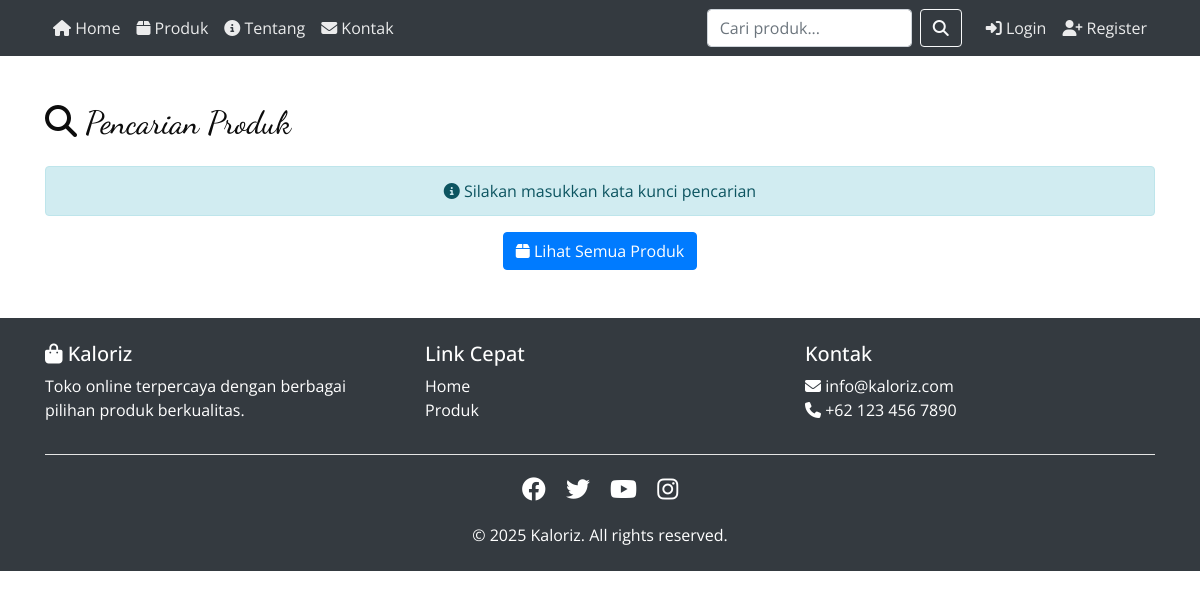
The app's page /search/, older data.
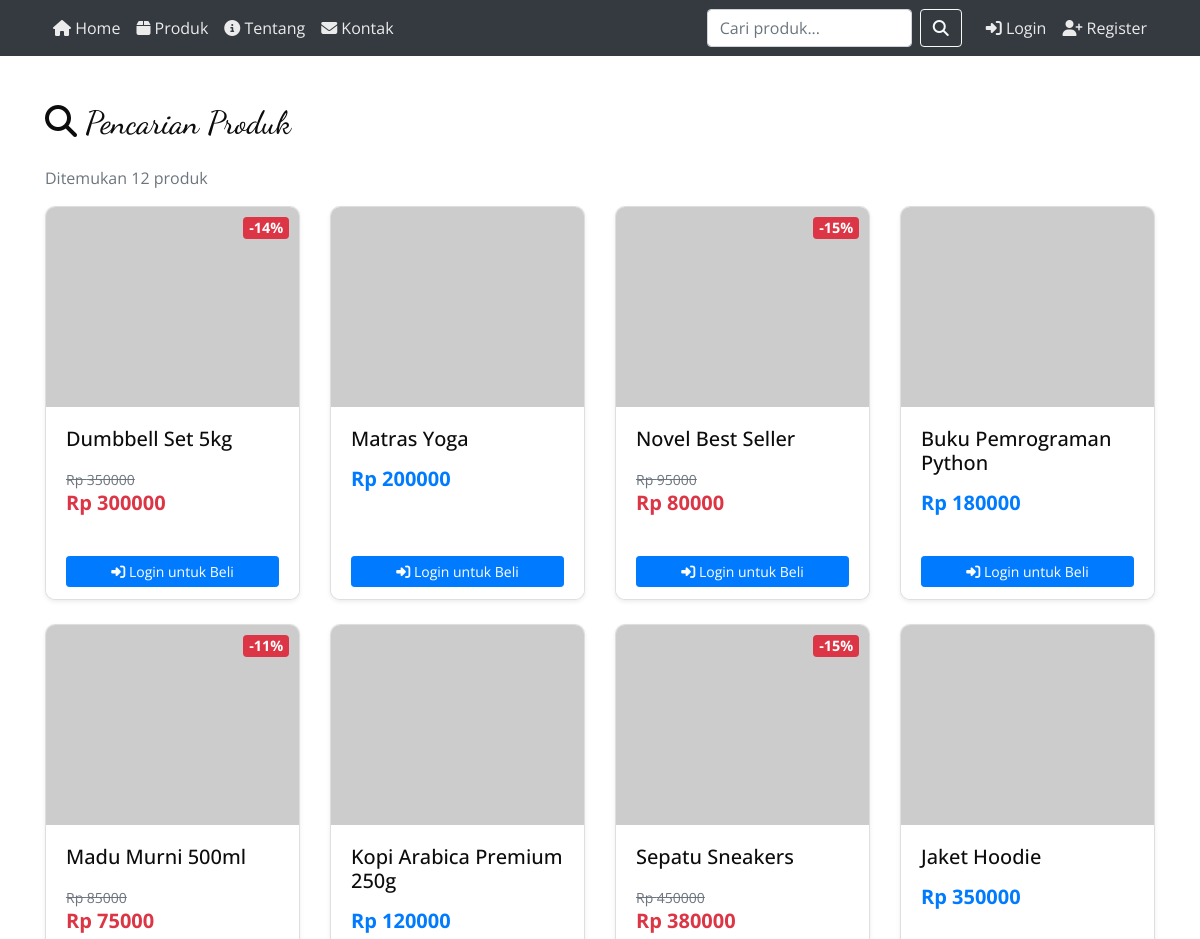
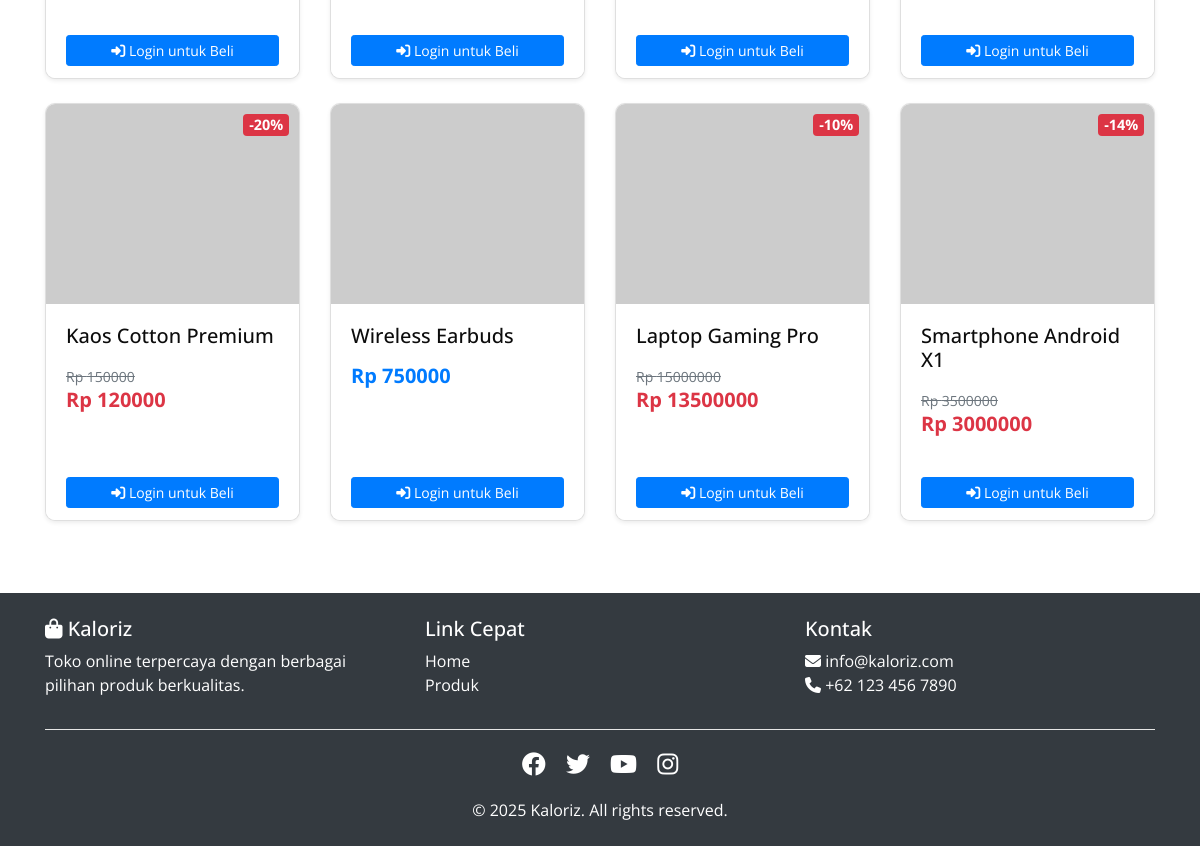
The same page, newer data (2 pictures, top to bottom).
### catalog/models.py (models this page shows, shortened)
class Product(models.Model):
    category = models.ForeignKey(Category, on_delete=models.CASCADE, related_name='products', verbose_name="Kategori")
    name = models.CharField(max_length=200, verbose_name="Nama Produk")
    slug = models.SlugField(max_length=200, unique=True, blank=True)
    description = models.TextField(verbose_name="Deskripsi")
    price = models.DecimalField(max_digits=10, decimal_places=2, verbose_name="Harga")
    discount_price = models.DecimalField(max_digits=10, decimal_places=2, null=True, blank=True, verbose_name="Harga Diskon")
    image = models.ImageField(upload_to='products/', blank=True, null=True, verbose_name="Gambar")
    stock = models.PositiveIntegerField(default=0, verbose_name="Stok")
    available = models.BooleanField(default=True, verbose_name="Tersedia")
    created_at = models.DateTimeField(auto_now_add=True)
    updated_at = models.DateTimeField(auto_now=True)
    class Meta:
        verbose_name = "Produk"
        verbose_name_plural = "Produk"
        ordering = ['-created_at']
        indexes = [
            models.Index(fields=['slug']),
            models.Index(fields=['-created_at']),
        ]
    def get_display_price(self):
        return self.discount_price if self.discount_price else self.price
    def is_on_sale(self):
        return self.discount_price is not None and self.discount_price < self.price
    def get_discount_percentage(self):
        if self.is_on_sale():
            return int(((self.price - self.discount_price) / self.price) * 100)
        return 0

### catalog/views.py (the view)
# urls.py: path('search/', views.search, name='search'),
def search(request):
    query = request.GET.get('q', '')
    products = Product.objects.filter(available=True)
    if query:
        products = products.filter(
            Q(name__icontains=query) |
            Q(description__icontains=query) |
            Q(category__name__icontains=query)
        )
    context = {
        'products': products,
        'query': query,
    }
    return render(request, 'catalog/search_results.html', context)

### core/context_processors.py (called while the page is built)
def cart_context(request):
    cart_count = 0
    if request.user.is_authenticated:
        try:
            cart = Cart.objects.get(user=request.user)
            cart_count = cart.items.count()
        except Cart.DoesNotExist:
            cart_count = 0
    return {
        'cart_count': cart_count
    }

### templates/catalog/search_results.html (shortened to what this page needs)
{% extends 'base.html' %}
{% block content %}
<div class="container my-5">
  <h2 class="mb-4">
    <i class="fas fa-search"></i>
    {% if query %}
      Hasil Pencarian: "{{ query }}"
    {% else %}
      Pencarian Produk
    {% endif %}
  </h2>
  {% if products %}
    <p class="text-muted">Ditemukan {{ products.count }} produk</p>
    <div class="row">
      {% for product in products %}
      <div class="col-lg-3 col-md-4 col-sm-6 mb-4">
        <div class="card h-100 shadow-sm hover-shadow product-card" onclick="window.location.href='{% url 'catalog:product_detail' product.slug %}'" style="cursor: pointer;">
          <div class="position-relative">
            {% if product.image %}
              <img src="{{ product.image.url }}" class="card-img-top" alt="{{ product.name }}" style="height: 200px; object-fit: cover;">
            {% else %}
              <img src="https://via.placeholder.com/300x200?text={{ product.name }}" class="card-img-top" alt="{{ product.name }}" style="height: 200px; object-fit: cover;">
            {% endif %}
            {% if product.is_on_sale %}
              <span class="badge badge-danger position-absolute" style="top: 10px; right: 10px; font-size: 0.9rem;">
                -{{ product.get_discount_percentage }}%
              </span>
            {% endif %}
          </div>
          <div class="card-body">
            <h5 class="card-title mb-3">{{ product.name|truncatewords:5 }}</h5>
            <div class="mb-2">
              {% if product.is_on_sale %}
                <small class="text-muted"><s>Rp {{ product.price|floatformat:0 }}</s></small><br>
                <span class="h5 text-danger font-weight-bold">Rp {{ product.get_display_price|floatformat:0 }}</span>
              {% else %}
                <span class="h5 text-primary font-weight-bold">Rp {{ product.price|floatformat:0 }}</span>
              {% endif %}
            </div>
          </div>
          <div class="card-footer bg-white border-top-0" onclick="event.stopPropagation();">
            <div class="row no-gutters">
              {% if user.is_authenticated %}
                <div class="col-6 pr-1">
                  <form method="post" action="{% url 'core:add_to_cart' product.id %}" class="m-0">
                    {% csrf_token %}
                    <input type="hidden" name="quantity" value="1">
                    <button type="submit" class="btn btn-success btn-sm btn-block" {% if product.stock == 0 %}disabled{% endif %}>
                      <i class="fas fa-cart-plus"></i> Cart
                    </button>
                  </form>
                </div>
                <div class="col-6 pl-1">
                  <a href="{% url 'catalog:product_detail' product.slug %}" class="btn btn-primary btn-sm btn-block" {% if product.stock == 0 %}disabled{% endif %}>
                    <i class="fas fa-shopping-bag"></i> Buy
                  </a>
                </div>
              {% else %}
                <div class="col-12">
                  <a href="{% url 'core:login' %}?next={{ request.path }}" class="btn btn-primary btn-sm btn-block">
                    <i class="fas fa-sign-in-alt"></i> Login untuk Beli
                  </a>
                </div>
              {% endif %}
            </div>
          </div>
        </div>
      </div>
      {% endfor %}
    </div>
  {% else %}
    <div class="alert alert-info text-center">
      <i class="fas fa-info-circle"></i>
      {% if query %}
        Tidak ditemukan produk dengan kata kunci "{{ query }}"
      {% else %}
        Silakan masukkan kata kunci pencarian
      {% endif %}
    </div>
    <div class="text-center">
      <a href="{% url 'catalog:product_list' %}" class="btn btn-primary">
        <i class="fas fa-box"></i> Lihat Semua Produk
      </a>
    </div>
  {% endif %}
</div>
{% endblock %}

### templates/base.html (shortened to what this page needs)
{% load static %}
<!DOCTYPE html>
<html lang="id">
<head>
  <link rel="stylesheet" href="https://cdn.jsdelivr.net/npm/bootstrap@4.6.2/dist/css/bootstrap.min.css">
  <link rel="stylesheet" href="https://cdnjs.cloudflare.com/ajax/libs/font-awesome/6.4.0/css/all.min.css">
  <link href="{% static 'css/style.css' %}" rel="stylesheet" />
</head>
<body>
  <nav class="navbar navbar-expand-lg navbar-dark bg-dark" style="position: sticky; top: 0; z-index: 1000;">
    <div class="container">
      <div class="collapse navbar-collapse" id="navbarNav">
        <ul class="navbar-nav mr-auto">
          <li class="nav-item">
            <a class="nav-link" href="{% url 'catalog:home' %}"><i class="fas fa-home"></i> Home</a>
          </li>
          <li class="nav-item">
            <a class="nav-link" href="{% url 'catalog:product_list' %}"><i class="fas fa-box"></i> Produk</a>
          </li>
          <li class="nav-item">
            <a class="nav-link" href="{% url 'catalog:about' %}"><i class="fas fa-info-circle"></i> Tentang</a>
          </li>
          <li class="nav-item">
            <a class="nav-link" href="{% url 'catalog:contact' %}"><i class="fas fa-envelope"></i> Kontak</a>
          </li>
        </ul>
        <form class="form-inline my-2 my-lg-0 mr-3" action="{% url 'catalog:search' %}" method="get">
          <input class="form-control mr-2" type="search" name="q" placeholder="Cari produk..." aria-label="Search">
          <button class="btn btn-outline-light" type="submit"><i class="fas fa-search"></i></button>
        </form>
        <ul class="navbar-nav">
          {% if user.is_authenticated %}
            <li class="nav-item">
              <a class="nav-link position-relative" href="{% url 'core:cart' %}">
                <i class="fas fa-shopping-cart"></i>
                {% if cart_count > 0 %}
                <span class="badge badge-danger position-absolute" style="top: 5px; right: -5px; border-radius: 50%; padding: 3px 6px; font-size: 0.7rem; min-width: 18px;">{{ cart_count }}</span>
                {% endif %}
              </a>
            </li>
            <li class="nav-item dropdown">
              <a class="nav-link dropdown-toggle" href="#" id="navbarDropdown" role="button" data-toggle="dropdown">
                <i class="fas fa-user"></i> {{ user.username }}
              </a>
              <div class="dropdown-menu dropdown-menu-right">
                <a class="dropdown-item" href="{% url 'core:profile' %}"><i class="fas fa-user-circle"></i> Profil</a>
                <a class="dropdown-item" href="{% url 'core:watchlist' %}"><i class="fas fa-heart"></i> Watchlist</a>
                <a class="dropdown-item" href="{% url 'core:order_list' %}"><i class="fas fa-receipt"></i> Pesanan Saya</a>
                <a class="dropdown-item" href="{% url 'core:profile_settings' %}"><i class="fas fa-cog"></i> Pengaturan</a>
                <div class="dropdown-divider"></div>
                <a class="dropdown-item" href="{% url 'core:logout' %}"><i class="fas fa-sign-out-alt"></i> Logout</a>
              </div>
            </li>
          {% else %}
            <li class="nav-item">
              <a class="nav-link" href="{% url 'core:login' %}"><i class="fas fa-sign-in-alt"></i> Login</a>
            </li>
            <li class="nav-item">
              <a class="nav-link" href="{% url 'core:register' %}"><i class="fas fa-user-plus"></i> Register</a>
            </li>
          {% endif %}
        </ul>
      </div>
    </div>
  </nav>
  <main>
    {% block content %}{% endblock %}
  </main>
  <footer class="bg-dark text-white mt-5 py-4">
    <div class="container">
      <div class="row">
        <div class="col-md-4">
          <h5><i class="fas fa-shopping-bag"></i> Kaloriz</h5>
          <p>Toko online terpercaya dengan berbagai pilihan produk berkualitas.</p>
        </div>
        <div class="col-md-4">
          <h5>Link Cepat</h5>
          <ul class="list-unstyled">
            <li><a href="{% url 'catalog:home' %}" class="text-white">Home</a></li>
            <li><a href="{% url 'catalog:product_list' %}" class="text-white">Produk</a></li>
          </ul>
        </div>
        <div class="col-md-4">
          <h5>Kontak</h5>
          <p>
            <i class="fas fa-envelope"></i> info@kaloriz.com<br>
            <i class="fas fa-phone"></i> +62 123 456 7890
          </p>
        </div>
      </div>
      <hr class="bg-white">
      <div class="text-center">
        <div class="social-icons mb-3">
          <a href="#" class="text-white mx-2" style="font-size: 1.5rem;" title="Facebook">
            <i class="fab fa-facebook"></i>
          </a>
          <a href="#" class="text-white mx-2" style="font-size: 1.5rem;" title="Twitter">
            <i class="fab fa-twitter"></i>
          </a>
          <a href="#" class="text-white mx-2" style="font-size: 1.5rem;" title="YouTube">
            <i class="fab fa-youtube"></i>
          </a>
          <a href="#" class="text-white mx-2" style="font-size: 1.5rem;" title="Instagram">
            <i class="fab fa-instagram"></i>
          </a>
        </div>
        <p class="mb-0">&copy; 2025 Kaloriz. All rights reserved.</p>
      </div>
    </div>
  </footer>
</body>
</html>

### static/css/style.css (style rules this page uses)
body { font-family: "Open Sans", sans-serif; color: #0c0c0c; background-color: #ffffff; overflow-x: hidden; }
h1, h2 { font-family: 'Dancing Script', cursive; }
a, a:hover, a:focus { text-decoration: none; }
.btn, .btn:focus { outline: none !important; -webkit-box-shadow: none; box-shadow: none; }
.card { transition: all 0.3s ease; }
.hover-shadow { transition: all 0.3s ease; }
.product-card { border-radius: 10px; overflow: hidden; }
.product-card img { transition: transform 0.3s ease; }
.navbar-dark .navbar-nav .nav-link { color: rgba(255, 255, 255, 0.9); transition: color 0.3s ease; }
.btn { transition: all 0.3s ease; }
footer a { transition: color 0.3s ease; }
img { max-width: 100%; height: auto; }

### templates/base.html (style rules this page uses)
.social-icons a { transition: transform 0.3s ease, color 0.3s ease; display: inline-block; }

Row changes from the older to the newer data that the page shows:
added Product: get_discount_percentage "14", name "Dumbbell Set 5kg", price "350000", get_display_price "300000"
added Product: name "Matras Yoga", price "200000"
added Product: get_discount_percentage "15", name "Novel Best Seller", price "95000", get_display_price "80000"
added Product: name "Buku Pemrograman Python", price "180000"
added Product: get_discount_percentage "11", name "Madu Murni 500ml", price "85000", get_display_price "75000"
added Product: name "Kopi Arabica Premium 250g", price "120000"
added Product: get_discount_percentage "15", name "Sepatu Sneakers", price "450000", get_display_price "380000"
added Product: name "Jaket Hoodie", price "350000"
added Product: get_discount_percentage "20", name "Kaos Cotton Premium", price "150000", get_display_price "120000"
added Product: name "Wireless Earbuds", price "750000"
added Product: get_discount_percentage "10", name "Laptop Gaming Pro", price "15000000", get_display_price "13500000"
added Product: get_discount_percentage "14", name "Smartphone Android X1", price "3500000", get_display_price "3000000"
Text that changed along with them:
{{ products.count }}: (not shown) → "12"
text no longer shown: "Silakan masukkan kata kunci pencarian Lihat Semua Produk"
text now shown: "Ditemukan produk"
